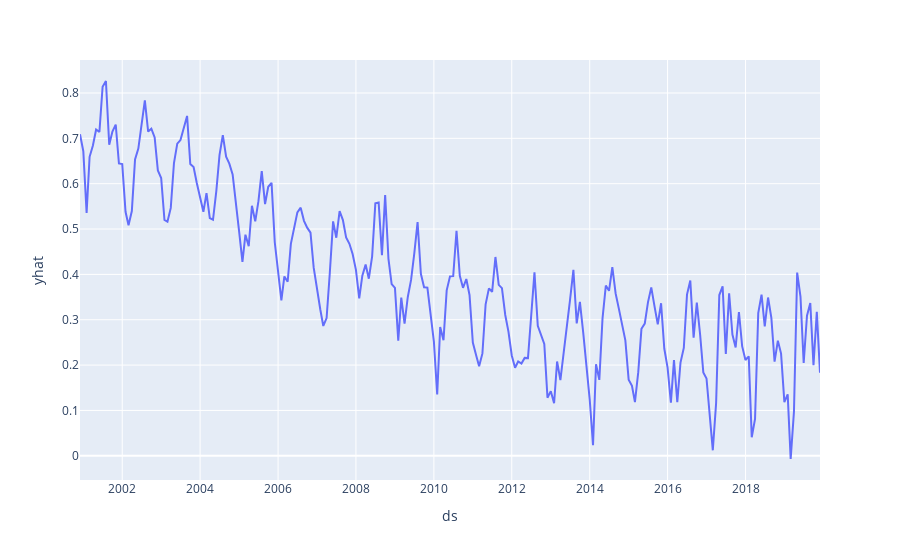

The notebook cell this image was saved under:
### Code cell
px.line(y_pred, x='ds', y='yhat')
# fig = px.line(y_pred, x='ds', y='yhat', title='Previsões do Prophet')
# fig.show()

### Figure 1 — Plotly figure (JSON) as saved in the notebook; plotly's stock layout.template omitted (floating-point values rounded to 4 significant figures; data arrays with more than 128 entries replaced by an {"elided": "..."} marker saying what was removed)
{"data": [{"hovertemplate": "ds=%{x}<br>yhat=%{y}<extra></extra>", "legendgroup": "", "line": {"color": "#636efa", "dash": "solid"}, "marker": {"symbol": "circle"}, "mode": "lines", "name": "", "orientation": "v", "showlegend": false, "type": "scatter", "x": {"elided": "229 str values"}, "xaxis": "x", "y": {"elided": "229 float values"}, "yaxis": "y"}], "layout": {"autosize": true, "legend": {"tracegroupgap": 0}, "margin": {"t": 60}, "xaxis": {"anchor": "y", "autorange": true, "domain": [0, 1], "range": ["2000-12-01", "2019-11-30"], "title": {"text": "ds"}, "type": "date"}, "yaxis": {"anchor": "x", "autorange": true, "domain": [0, 1], "range": [-0.05337, 0.8727], "title": {"text": "yhat"}, "type": "linear"}}}
